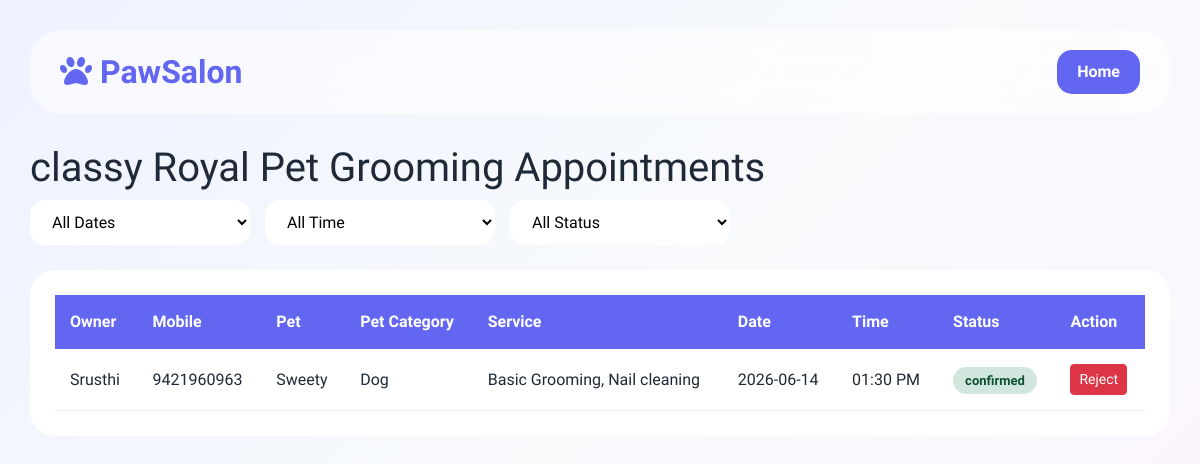
/salon-appointments/3, run on the app's committed database.
### app.py (models this page shows, shortened)
class Salon(db.Model):
    id = db.Column(db.Integer, primary_key=True)
    user_id = db.Column(db.Integer, db.ForeignKey('users.id'))
    name = db.Column(db.String(100))
    open_hours = db.Column(db.String(50))
    close_hours= db.Column(db.String(50))
    tagline = db.Column(db.String(200))
    description = db.Column(db.Text)
    address = db.Column(db.String(200))
    city = db.Column(db.String(50))
    phone = db.Column(db.String(20))
    image = db.Column(db.String(200))
    rating = db.Column(db.Float, default=0)
    appointments = db.relationship(
        "SalonAppointment",
        backref="salon",
        cascade="all, delete-orphan"
    )

class SalonAppointment(db.Model):
    id = db.Column(db.Integer, primary_key=True)
    salon_id = db.Column(
        db.Integer,
        db.ForeignKey('salon.id', ondelete="CASCADE"),
        nullable=False
    )
    user_id = db.Column(
    db.Integer,
    db.ForeignKey('users.id'),
    nullable=False
    )
    owner_name = db.Column(db.String(100))
    mobile = db.Column(db.String(20))
    pet_name = db.Column(db.String(100))
    pet_category = db.Column(db.String(50))
    service_name = db.Column(db.String(100))
    appointment_date = db.Column(db.String(20))
    appointment_time = db.Column(db.String(20))
    notes = db.Column(db.Text)
    status = db.Column( db.String(20), default="CONFIRMED")
    created_at = db.Column( db.DateTime,default=datetime.utcnow)

### app.py (the view)
@app.route("/salon-appointments/<int:salon_id>")
def salon_appointments(salon_id):
    appointments = SalonAppointment.query.filter_by(
        salon_id=salon_id
    ).all()
    salon = Salon.query.get_or_404(salon_id)
    services = Service.query.filter_by(
        salon_id=salon_id
    ).all()
    return render_template(
        "salon/salon-appointments.html",
        appointments=appointments,
        salon=salon,
        services=services
    )

### templates/salon/salon-appointments.html (shortened to what this page needs)
<!DOCTYPE html>
<html lang="en">
<head>
<link href="https://cdn.jsdelivr.net/npm/bootstrap@5.3.0/dist/css/bootstrap.min.css" rel="stylesheet">
<link rel="stylesheet" href="https://cdnjs.cloudflare.com/ajax/libs/font-awesome/6.5.0/css/all.min.css">
</head>
<body>
<div class="top-navbar">
    <div class="logo"><i class="fas fa-paw"></i> PawSalon</div>
    <div class="nav-buttons">
          <a href="/salon/dashbord" class="home-btn">Home</a>
    </div>
</div>
<h1>{{ salon.name }} Appointments</h1>
<div class="filter-bar">
    <select id="dateFilter">
        <option value="all">All Dates</option>
    </select>
    <select id="timeFilter">
        <option value="all">All Time</option>
    </select>
    <select id="statusFilter">
        <option value="all">All Status</option>
    </select>
</div>
<div class="table-container">
<table>
<thead>
<tr>
    <th>Owner</th>
    <th>Mobile</th>
    <th>Pet</th>
    <th>Pet Category </th>
    <th>Service</th>
    <th>Date</th>
    <th>Time</th>
    <th>Status</th>
    <th>Action</th>
</tr>
</thead>
<tbody>
{% for appointment in appointments %}
<tr>
    <td>{{ appointment.owner_name }}</td>
    <td>{{ appointment.mobile }}</td>
    <td>{{ appointment.pet_name }}</td>
    <td>{{ appointment.pet_category }}</td>
    <td>{{ appointment.service_name }}</td>
    <td>{{ appointment.appointment_date }}</td>
    <td>{{ appointment.appointment_time }}</td>
    <td>
        <span class="status {{ appointment.status }}">
            {{ appointment.status }}
        </span>
    </td>
    <td>
        {% if appointment.status != 'canceled' %}
        <form action="/update_appointment_status/{{ appointment.id }}" method="POST">
            <button class="btn btn-danger btn-sm">Reject</button>
        </form>
        {% else %}
        <span>No Action</span>
        {% endif %}
    </td>
</tr>
{% endfor %}
</tbody>
</table>
</div>
</body>
</html>

### templates/salon/salon-appointments.html (style rules this page uses)
* { margin:0; padding:0; box-sizing:border-box; font-family:'Urbanist',sans-serif; }
:root { --primary:#6366f1; --dark:#1f2937; }
body { min-height:100vh; background: linear-gradient(135deg,#eef2ff,#f8fafc,#fdf4ff); padding:30px; color:var(--dark); }
.top-navbar { background:rgba(255,255,255,0.5); backdrop-filter:blur(20px); padding:18px 30px; border-radius:30px; display:flex; justify-content:space-between; align-items:center; margin-bottom:30px; }
.logo { font-size:32px; font-weight:800; color:var(--primary); }
.nav-buttons { display:flex; gap:10px; }
.back-btn, .home-btn { padding:10px 20px; border-radius:15px; text-decoration:none; font-weight:700; }
.home-btn { background:var(--primary); color:#fff; }
.filter-bar { display:flex; gap:15px; flex-wrap:wrap; margin-bottom:25px; }
.filter-bar select { padding:12px 18px; border-radius:15px; border:none; background:#fff; min-width:220px; }
.table-container { background:#fff; border-radius:25px; padding:25px; overflow-x:auto; }
table { width:100%; border-collapse:collapse; }
thead th { background:var(--primary); color:#fff; padding:15px; }
tbody td { padding:15px; border-bottom:1px solid #eee; }
.status { padding:6px 12px; border-radius:20px; font-weight:700; font-size:13px; }
.confirmed { background:#d1e7dd;color:#0f5132; }

### data on the page
Salon: name "classy Royal Pet Grooming"
SalonAppointment: owner_name "Srusthi", mobile "9421960963", pet_name "Sweety", pet_category "Dog", service_name "Basic Grooming, Nail cleaning", appointment_date "2026-06-14", appointment_time "01:30 PM", status "confirmed"
